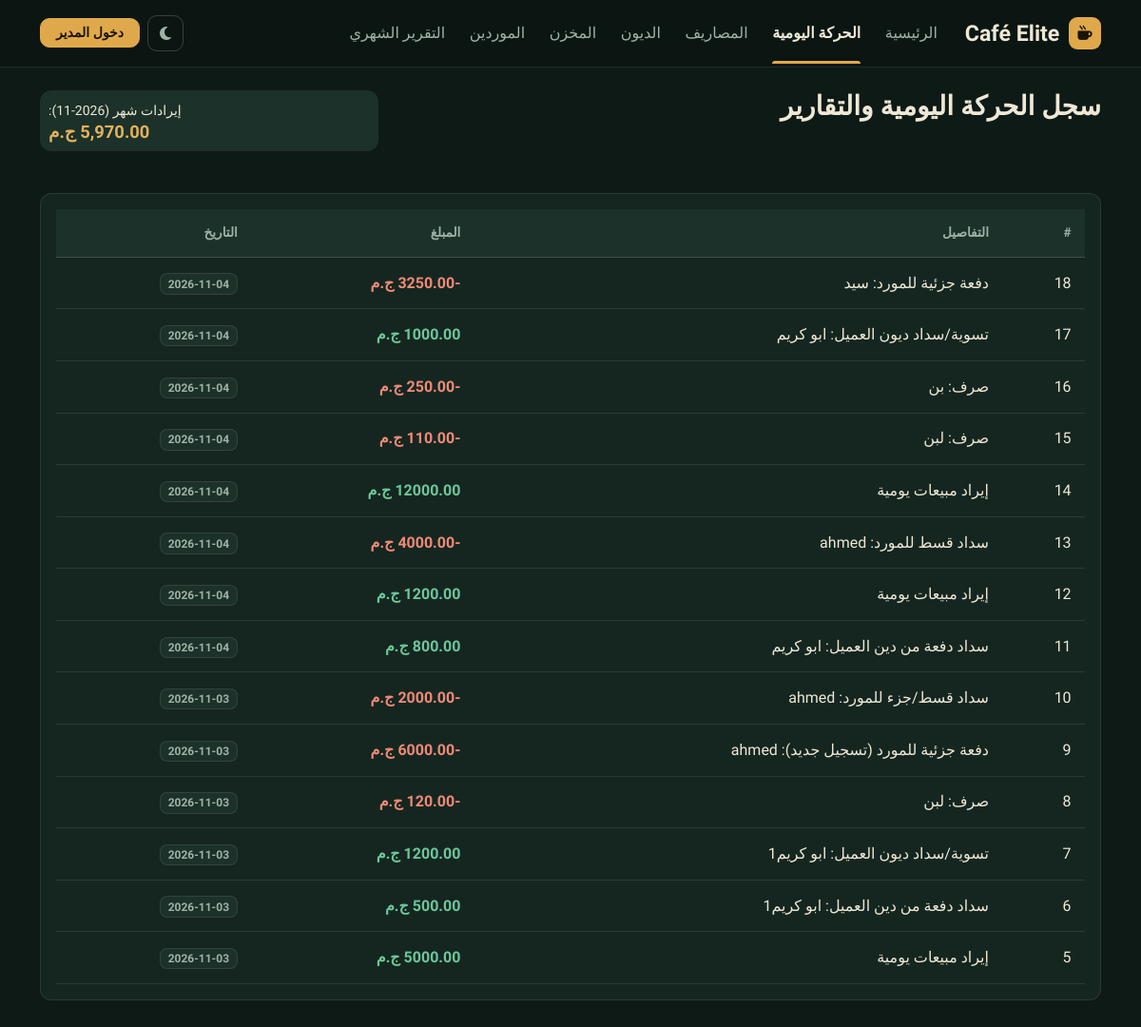
The page /daily.php on the database its author committed.
### tables this page shows
CREATE TABLE `daily` (
  `id` int(11) NOT NULL,
  `details` text DEFAULT NULL,
  `amount` decimal(10,2) NOT NULL,
  `date` date NOT NULL,
  `created_at` timestamp NOT NULL DEFAULT current_timestamp()
);

### daily.php (the view, shortened to what this page needs)
<?php
include 'db.php';
$current_month = date('Y-m');
$stmt_month = $conn->prepare("SELECT SUM(amount) as month_total FROM daily WHERE DATE_FORMAT(date, '%Y-%m') = ?");
$stmt_month->bind_param("s", $current_month);
$stmt_month->execute();
$total_month_revenue = $stmt_month->get_result()->fetch_assoc()['month_total'] ?? 0;
$result = $conn->query("SELECT * FROM daily ORDER BY date DESC, id DESC");
include 'header.php';
?>
<div class="row mb-4">
    <div class="col-md-8">
        <h3 class="fw-bold">سجل الحركة اليومية والتقارير</h3>
    </div>
    <div class="col-md-4 text-end">
        <div class="card bg-dark text-white p-2 shadow-sm">
            <small>إيرادات شهر (<?php echo $current_month; ?>):</small>
            <h5 class="fw-bold text-warning mb-0"><?php echo number_format($total_month_revenue, 2); ?> ج.م</h5>
        </div>
    </div>
</div>
<div class="card p-3 shadow-sm">
    <table class="table table-hover align-middle mb-0">
        <thead class="table-dark">
            <tr>
                <th>#</th>
                <th>التفاصيل</th>
                <th>المبلغ</th>
                <th>التاريخ</th>
            </tr>
        </thead>
        <tbody>
            <?php while($row = $result->fetch_assoc()): ?>
            <tr>
                <td><?php echo $row['id']; ?></td>
                <td><?php echo htmlspecialchars($row['details']); ?></td>
                <td class="fw-bold text-<?php echo ($row['amount'] >= 0) ? 'success' : 'danger'; ?>">
                    <?php echo $row['amount']; ?> ج.م
                </td>
                <td><span class="badge bg-secondary"><?php echo $row['date']; ?></span></td>
            </tr>
            <?php endwhile; ?>
        </tbody>
    </table>
</div>
<?php include 'footer.php'; ?>

### header.php (shortened to what this page needs)
<?php
$is_admin = isset($_SESSION['admin_logged']) && $_SESSION['admin_logged'] === true;
$cafe_name = 'Café Elite';
$current_page = basename($_SERVER['PHP_SELF']);
$nav_items = [
    'index.php'          => 'الرئيسية',
    'daily.php'          => 'الحركة اليومية',
    'expenses.php'       => 'المصاريف',
    'debts.php'          => 'الديون',
    'inventory.php'      => 'المخزن',
    'suppliers.php'      => 'الموردين',
    'monthly_report.php' => 'التقرير الشهري',
];
?>
<!DOCTYPE html>
<html lang="ar" dir="rtl" data-theme="dark" data-bs-theme="dark">
<head>
    <link rel="stylesheet" href="https://cdn.jsdelivr.net/npm/bootstrap@5.3.0/dist/css/bootstrap.rtl.min.css">
    <link rel="stylesheet" href="https://cdnjs.cloudflare.com/ajax/libs/font-awesome/6.4.0/css/all.min.css">
    <link rel="stylesheet" href="style.css?v=<?php echo @filemtime(__DIR__ . '/style.css'); ?>">
</head>
<body>
    <nav class="navbar navbar-expand-lg mb-4 sticky-top">
        <div class="container">
            <a class="navbar-brand" href="index.php">
                <span class="brand-mark"><i class="fa-solid fa-mug-hot"></i></span>
                <?php echo $cafe_name; ?>
            </a>
            <div class="collapse navbar-collapse" id="navbarNav">
                <ul class="navbar-nav me-auto mb-2 mb-lg-0">
                    <?php foreach ($nav_items as $file => $label): ?>
                        <li class="nav-item">
                            <a class="nav-link<?php echo ($current_page === $file) ? ' active' : ''; ?>"
                               href="<?php echo $file; ?>"<?php echo ($current_page === $file) ? ' aria-current="page"' : ''; ?>><?php echo $label; ?></a>
                        </li>
                    <?php endforeach; ?>
                </ul>
                <ul class="navbar-nav align-items-lg-center gap-2">
                    <li class="nav-item">
                        <button id="themeToggleBtn" class="theme-btn" type="button" title="تغيير الوضع" aria-label="تغيير الوضع">
                            <i class="fa-solid fa-moon" id="themeIcon"></i>
                        </button>
                    </li>
                    <?php if ($is_admin): ?>
                        <li class="nav-item">
                            <span class="badge bg-warning px-3 py-2">المدير</span>
                        </li>
                        <li class="nav-item">
                            <a class="btn btn-outline-danger btn-sm" href="logout.php">خروج</a>
                        </li>
                    <?php else: ?>
                        <li class="nav-item">
                            <a class="btn btn-primary btn-sm px-3" href="login.php">دخول المدير</a>
                        </li>
                    <?php endif; ?>
                </ul>
            </div>
        </div>
    </nav>
    <div class="container mb-5">

### footer.php (shortened to what this page needs)
</div>

### rows shown on the page
daily: id "18", details "دفعة جزئية للمورد: سيد", amount "-3250.00", date "2026-11-04"
daily: id "17", details "تسوية/سداد ديون العميل: ابو كريم", amount "1000.00", date "2026-11-04"
daily: id "16", details "صرف: بن", amount "-250.00", date "2026-11-04"
daily: id "15", details "صرف: لبن", amount "-110.00", date "2026-11-04"
daily: id "14", details "إيراد مبيعات يومية", amount "12000.00", date "2026-11-04"
daily: id "13", details "سداد قسط للمورد: ahmed", amount "-4000.00", date "2026-11-04"
daily: id "12", details "إيراد مبيعات يومية", amount "1200.00", date "2026-11-04"
daily: id "11", details "سداد دفعة من دين العميل: ابو كريم", amount "800.00", date "2026-11-04"
daily: id "10", details "سداد قسط/جزء للمورد: ahmed", amount "-2000.00", date "2026-11-03"
daily: id "9", details "دفعة جزئية للمورد (تسجيل جديد): ahmed", amount "-6000.00", date "2026-11-03"
daily: id "8", details "صرف: لبن", amount "-120.00", date "2026-11-03"
daily: id "7", details "تسوية/سداد ديون العميل: ابو كريم1", amount "1200.00", date "2026-11-03"
daily: id "6", details "سداد دفعة من دين العميل: ابو كريم1", amount "500.00", date "2026-11-03"
daily: id "5", details "إيراد مبيعات يومية", amount "5000.00", date "2026-11-03"

### other values the page prints
$cafe_name "Café Elite"
$label "الرئيسية"
$label "الحركة اليومية"
$label "المصاريف"
$label "الديون"
$label "المخزن"
$label "الموردين"
$label "التقرير الشهري"
$total_month_revenue "5,970.00"
